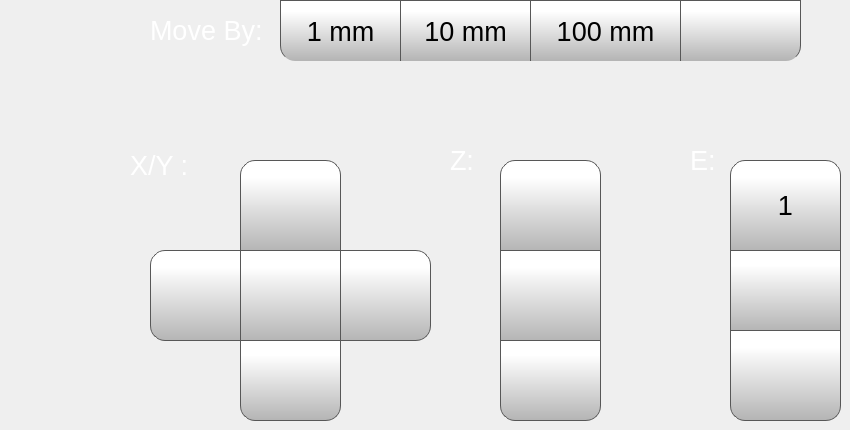
   <widget class="QWidget" name="motionTab">
    <attribute name="icon">
     <iconset resource="../resources/resource.qrc">
      <normaloff>:/Icons/img/icons/Motion.png</normaloff>:/Icons/img/icons/Motion.png</iconset>
    </attribute>
    <attribute name="title">
     <string/>
    </attribute>
    <widget class="QPushButton" name="step1mmButton">
     <property name="geometry">
      <rect>
       <x>280</x>
       <y>0</y>
       <width>121</width>
       <height>61</height>
      </rect>
     </property>
     <property name="minimumSize">
      <size>
       <width>0</width>
       <height>0</height>
      </size>
     </property>
     <property name="font">
      <font>
       <family>MS Shell Dlg 2</family>
       <pointsize>20</pointsize>
      </font>
     </property>
     <property name="styleSheet">
      <string notr="true">QPushButton {
     border: 1px solid rgb(87, 87, 87);
     border-bottom: none; /* no border for a flat push button */
border-bottom-left-radius: 15px;
	background-color: qlineargradient(spread:pad, x1:0, y1:1, x2:0, y2:0.188, stop:0 rgba(180, 180, 180, 255), stop:1 rgba(255, 255, 255, 255));
}

QPushButton:pressed {
    background-color: qlineargradient(x1: 0, y1: 0, x2: 0, y2: 1,
                                      stop: 0 #dadbde, stop: 1 #f6f7fa);
}

QPushButton:flat {
    border-bottom: none; /* no border for a flat push button */
    background-color: qlineargradient(x1: 0, y1: 0, x2: 0, y2: 1,
                                      stop: 0 #dadbde, stop: 1 #f6f7fa);
}

QPushButton:default {
    border-color: navy; /* make the default button prominent */
}

QPushButton:focus {
	outline: none;
}</string>
     </property>
     <property name="text">
      <string>1 mm</string>
     </property>
     <property name="iconSize">
      <size>
       <width>40</width>
       <height>40</height>
      </size>
     </property>
     <property name="checkable">
      <bool>false</bool>
     </property>
     <property name="autoDefault">
      <bool>false</bool>
     </property>
     <property name="default">
      <bool>false</bool>
     </property>
     <property name="flat">
      <bool>false</bool>
     </property>
    </widget>
    <widget class="QPushButton" name="step10mmButton">
     <property name="geometry">
      <rect>
       <x>400</x>
       <y>0</y>
       <width>131</width>
       <height>61</height>
      </rect>
     </property>
     <property name="minimumSize">
      <size>
       <width>0</width>
       <height>0</height>
      </size>
     </property>
     <property name="font">
      <font>
       <family>MS Shell Dlg 2</family>
       <pointsize>20</pointsize>
      </font>
     </property>
     <property name="styleSheet">
      <string notr="true">QPushButton {
     border: 1px solid rgb(87, 87, 87);
     border-bottom: none; /* no border for a flat push button */

	background-color: qlineargradient(spread:pad, x1:0, y1:1, x2:0, y2:0.188, stop:0 rgba(180, 180, 180, 255), stop:1 rgba(255, 255, 255, 255));
}

QPushButton:pressed {
    background-color: qlineargradient(x1: 0, y1: 0, x2: 0, y2: 1,
                                      stop: 0 #dadbde, stop: 1 #f6f7fa);
}

QPushButton:flat {
    border-bottom: none; /* no border for a flat push button */
    background-color: qlineargradient(x1: 0, y1: 0, x2: 0, y2: 1,
                                      stop: 0 #dadbde, stop: 1 #f6f7fa);
}

QPushButton:default {
    border-color: navy; /* make the default button prominent */
}

QPushButton:focus {
	outline: none;
}</string>
     </property>
     <property name="text">
      <string>10 mm</string>
     </property>
     <property name="iconSize">
      <size>
       <width>40</width>
       <height>40</height>
      </size>
     </property>
     <property name="checkable">
      <bool>false</bool>
     </property>
     <property name="autoDefault">
      <bool>false</bool>
     </property>
     <property name="default">
      <bool>false</bool>
     </property>
     <property name="flat">
      <bool>false</bool>
     </property>
    </widget>
    <widget class="QPushButton" name="step100mmButton">
     <property name="geometry">
      <rect>
       <x>530</x>
       <y>0</y>
       <width>151</width>
       <height>61</height>
      </rect>
     </property>
     <property name="minimumSize">
      <size>
       <width>0</width>
       <height>0</height>
      </size>
     </property>
     <property name="font">
      <font>
       <family>MS Shell Dlg 2</family>
       <pointsize>20</pointsize>
      </font>
     </property>
     <property name="styleSheet">
      <string notr="true">QPushButton {
     border: 1px solid rgb(87, 87, 87);
     border-bottom: none; /* no border for a flat push button */

	background-color: qlineargradient(spread:pad, x1:0, y1:1, x2:0, y2:0.188, stop:0 rgba(180, 180, 180, 255), stop:1 rgba(255, 255, 255, 255));
}

QPushButton:pressed {
    background-color: qlineargradient(x1: 0, y1: 0, x2: 0, y2: 1,
                                      stop: 0 #dadbde, stop: 1 #f6f7fa);
}

QPushButton:flat {
    border-bottom: none; /* no border for a flat push button */
    background-color: qlineargradient(x1: 0, y1: 0, x2: 0, y2: 1,
                                      stop: 0 #dadbde, stop: 1 #f6f7fa);
}

QPushButton:default {
    border-color: navy; /* make the default button prominent */
}

QPushButton:focus {
	outline: none;
}</string>
     </property>
     <property name="text">
      <string>100 mm</string>
     </property>
     <property name="iconSize">
      <size>
       <width>40</width>
       <height>40</height>
      </size>
     </property>
     <property name="checkable">
      <bool>true</bool>
     </property>
     <property name="checked">
      <bool>false</bool>
     </property>
     <property name="autoDefault">
      <bool>false</bool>
     </property>
     <property name="default">
      <bool>false</bool>
     </property>
     <property name="flat">
      <bool>false</bool>
     </property>
    </widget>
    <widget class="QPushButton" name="moveYPButton">
     <property name="geometry">
      <rect>
       <x>240</x>
       <y>160</y>
       <width>101</width>
       <height>91</height>
      </rect>
     </property>
     <property name="minimumSize">
      <size>
       <width>0</width>
       <height>0</height>
      </size>
     </property>
     <property name="font">
      <font>
       <family>MS Shell Dlg 2</family>
       <pointsize>20</pointsize>
      </font>
     </property>
     <property name="styleSheet">
      <string notr="true">QPushButton {
     border: 1px solid rgb(87, 87, 87);

	background-color: qlineargradient(spread:pad, x1:0, y1:1, x2:0, y2:0.188, stop:0 rgba(180, 180, 180, 255), stop:1 rgba(255, 255, 255, 255));
	border-top-left-radius: 15px;
	border-top-right-radius: 15px;
}

QPushButton:pressed {
    background-color: qlineargradient(x1: 0, y1: 0, x2: 0, y2: 1,
                                      stop: 0 #dadbde, stop: 1 #f6f7fa);
}

QPushButton:flat {
    border: none; /* no border for a flat push button */
}

QPushButton:default {
    border-color: navy; /* make the default button prominent */
}
QPushButton:focus {
	outline: none;
}</string>
     </property>
     <property name="text">
      <string/>
     </property>
     <property name="icon">
      <iconset resource="../resources/resource.qrc">
       <normaloff>:/Navigation/img/Navigation/arrows.png</normaloff>:/Navigation/img/Navigation/arrows.png</iconset>
     </property>
     <property name="iconSize">
      <size>
       <width>40</width>
       <height>40</height>
      </size>
     </property>
     <property name="checkable">
      <bool>false</bool>
     </property>
     <property name="autoDefault">
      <bool>false</bool>
     </property>
     <property name="default">
      <bool>false</bool>
     </property>
     <property name="flat">
      <bool>false</bool>
     </property>
    </widget>
    <widget class="QPushButton" name="moveYMButton">
     <property name="geometry">
      <rect>
       <x>240</x>
       <y>340</y>
       <width>101</width>
       <height>81</height>
      </rect>
     </property>
     <property name="minimumSize">
      <size>
       <width>0</width>
       <height>0</height>
      </size>
     </property>
     <property name="font">
      <font>
       <family>MS Shell Dlg 2</family>
       <pointsize>20</pointsize>
      </font>
     </property>
     <property name="styleSheet">
      <string notr="true">QPushButton {
     border: 1px solid rgb(87, 87, 87);

	background-color: qlineargradient(spread:pad, x1:0, y1:1, x2:0, y2:0.188, stop:0 rgba(180, 180, 180, 255), stop:1 rgba(255, 255, 255, 255));
	border-bottom-left-radius: 15px;
	border-bottom-right-radius: 15px;
}

QPushButton:pressed {
    background-color: qlineargradient(x1: 0, y1: 0, x2: 0, y2: 1,
                                      stop: 0 #dadbde, stop: 1 #f6f7fa);
}

QPushButton:flat {
    border: none; /* no border for a flat push button */
}

QPushButton:default {
    border-color: navy; /* make the default button prominent */
}

QPushButton:focus {
	outline: none;
}</string>
     </property>
     <property name="text">
      <string/>
     </property>
     <property name="icon">
      <iconset resource="../resources/resource.qrc">
       <normaloff>:/Navigation/img/Navigation/arrows-5.png</normaloff>:/Navigation/img/Navigation/arrows-5.png</iconset>
     </property>
     <property name="iconSize">
      <size>
       <width>40</width>
       <height>40</height>
      </size>
     </property>
     <property name="checkable">
      <bool>false</bool>
     </property>
     <property name="autoDefault">
      <bool>false</bool>
     </property>
     <property name="default">
      <bool>false</bool>
     </property>
     <property name="flat">
      <bool>false</bool>
     </property>
    </widget>
    <widget class="QPushButton" name="moveXPButton">
     <property name="geometry">
      <rect>
       <x>340</x>
       <y>250</y>
       <width>91</width>
       <height>91</height>
      </rect>
     </property>
     <property name="minimumSize">
      <size>
       <width>0</width>
       <height>0</height>
      </size>
     </property>
     <property name="font">
      <font>
       <family>MS Shell Dlg 2</family>
       <pointsize>20</pointsize>
      </font>
     </property>
     <property name="styleSheet">
      <string notr="true">QPushButton {
     border: 1px solid rgb(87, 87, 87);

	background-color: qlineargradient(spread:pad, x1:0, y1:1, x2:0, y2:0.188, stop:0 rgba(180, 180, 180, 255), stop:1 rgba(255, 255, 255, 255));
	border-top-right-radius: 15px;
	border-bottom-right-radius: 15px;
}

QPushButton:pressed {
    background-color: qlineargradient(x1: 0, y1: 0, x2: 0, y2: 1,
                                      stop: 0 #dadbde, stop: 1 #f6f7fa);
}

QPushButton:flat {
    border: none; /* no border for a flat push button */
}

QPushButton:default {
    border-color: navy; /* make the default button prominent */
}

QPushButton:focus {
	outline: none;
}</string>
     </property>
     <property name="text">
      <string/>
     </property>
     <property name="icon">
      <iconset resource="../resources/resource.qrc">
       <normaloff>:/Navigation/img/Navigation/arrows-2.png</normaloff>:/Navigation/img/Navigation/arrows-2.png</iconset>
     </property>
     <property name="iconSize">
      <size>
       <width>40</width>
       <height>40</height>
      </size>
     </property>
     <property name="checkable">
      <bool>false</bool>
     </property>
     <property name="autoDefault">
      <bool>false</bool>
     </property>
     <property name="default">
      <bool>false</bool>
     </property>
     <property name="flat">
      <bool>false</bool>
     </property>
    </widget>
    <widget class="QPushButton" name="moveXMButton">
     <property name="geometry">
      <rect>
       <x>150</x>
       <y>250</y>
       <width>91</width>
       <height>91</height>
      </rect>
     </property>
     <property name="minimumSize">
      <size>
       <width>0</width>
       <height>0</height>
      </size>
     </property>
     <property name="font">
      <font>
       <family>MS Shell Dlg 2</family>
       <pointsize>20</pointsize>
      </font>
     </property>
     <property name="styleSheet">
      <string notr="true">QPushButton {
     border: 1px solid rgb(87, 87, 87);

	background-color: qlineargradient(spread:pad, x1:0, y1:1, x2:0, y2:0.188, stop:0 rgba(180, 180, 180, 255), stop:1 rgba(255, 255, 255, 255));
	border-top-left-radius: 15px;
	border-bottom-left-radius: 15px;
}

QPushButton:pressed {
    background-color: qlineargradient(x1: 0, y1: 0, x2: 0, y2: 1,
                                      stop: 0 #dadbde, stop: 1 #f6f7fa);
}

QPushButton:flat {
    border: none; /* no border for a flat push button */
}

QPushButton:default {
    border-color: navy; /* make the default button prominent */
}

QPushButton:focus {
	outline: none;
}</string>
     </property>
     <property name="text">
      <string/>
     </property>
     <property name="icon">
      <iconset resource="../resources/resource.qrc">
       <normaloff>:/Navigation/img/Navigation/arrows-4.png</normaloff>:/Navigation/img/Navigation/arrows-4.png</iconset>
     </property>
     <property name="iconSize">
      <size>
       <width>40</width>
       <height>40</height>
      </size>
     </property>
     <property name="checkable">
      <bool>false</bool>
     </property>
     <property name="autoDefault">
      <bool>false</bool>
     </property>
     <property name="default">
      <bool>false</bool>
     </property>
     <property name="flat">
      <bool>false</bool>
     </property>
    </widget>
    <widget class="QPushButton" name="homeXYButton">
     <property name="geometry">
      <rect>
       <x>240</x>
       <y>250</y>
       <width>101</width>
       <height>91</height>
      </rect>
     </property>
     <property name="minimumSize">
      <size>
       <width>0</width>
       <height>0</height>
      </size>
     </property>
     <property name="font">
      <font>
       <family>MS Shell Dlg 2</family>
       <pointsize>20</pointsize>
      </font>
     </property>
     <property name="styleSheet">
      <string notr="true">QPushButton {
     border: 1px solid rgb(87, 87, 87);

	background-color: qlineargradient(spread:pad, x1:0, y1:1, x2:0, y2:0.188, stop:0 rgba(180, 180, 180, 255), stop:1 rgba(255, 255, 255, 255));
}

QPushButton:pressed {
    background-color: qlineargradient(x1: 0, y1: 0, x2: 0, y2: 1,
                                      stop: 0 #dadbde, stop: 1 #f6f7fa);
}

QPushButton:flat {
    border: none; /* no border for a flat push button */
}

QPushButton:default {
    border-color: navy; /* make the default button prominent */
}

QPushButton:focus {
	outline: none;
}</string>
     </property>
     <property name="text">
      <string/>
     </property>
     <property name="icon">
      <iconset resource="../resources/resource.qrc">
       <normaloff>:/Icons/img/icons/home-icon-silhouette.png</normaloff>:/Icons/img/icons/home-icon-silhouette.png</iconset>
     </property>
     <property name="iconSize">
      <size>
       <width>40</width>
       <height>40</height>
      </size>
     </property>
     <property name="checkable">
      <bool>false</bool>
     </property>
     <property name="autoDefault">
      <bool>false</bool>
     </property>
     <property name="default">
      <bool>false</bool>
     </property>
     <property name="flat">
      <bool>false</bool>
     </property>
    </widget>
    <widget class="QPushButton" name="homeZButton">
     <property name="geometry">
      <rect>
       <x>500</x>
       <y>250</y>
       <width>101</width>
       <height>91</height>
      </rect>
     </property>
     <property name="minimumSize">
      <size>
       <width>0</width>
       <height>0</height>
      </size>
     </property>
     <property name="font">
      <font>
       <family>MS Shell Dlg 2</family>
       <pointsize>20</pointsize>
      </font>
     </property>
     <property name="styleSheet">
      <string notr="true">QPushButton {
     border: 1px solid rgb(87, 87, 87);

	background-color: qlineargradient(spread:pad, x1:0, y1:1, x2:0, y2:0.188, stop:0 rgba(180, 180, 180, 255), stop:1 rgba(255, 255, 255, 255));
}

QPushButton:pressed {
    background-color: qlineargradient(x1: 0, y1: 0, x2: 0, y2: 1,
                                      stop: 0 #dadbde, stop: 1 #f6f7fa);
}

QPushButton:flat {
    border: none; /* no border for a flat push button */
}

QPushButton:default {
    border-color: navy; /* make the default button prominent */
}

QPushButton:focus {
	outline: none;
}</string>
     </property>
     <property name="text">
      <string/>
     </property>
     <property name="icon">
      <iconset resource="../resources/resource.qrc">
       <normaloff>:/Icons/img/icons/home-icon-silhouette.png</normaloff>:/Icons/img/icons/home-icon-silhouette.png</iconset>
     </property>
     <property name="iconSize">
      <size>
       <width>40</width>
       <height>40</height>
      </size>
     </property>
     <property name="checkable">
      <bool>false</bool>
     </property>
     <property name="autoDefault">
      <bool>false</bool>
     </property>
     <property name="default">
      <bool>false</bool>
     </property>
     <property name="flat">
      <bool>false</bool>
     </property>
    </widget>
    <widget class="QPushButton" name="motorOffButton">
     <property name="geometry">
      <rect>
       <x>680</x>
       <y>0</y>
       <width>121</width>
       <height>61</height>
      </rect>
     </property>
     <property name="minimumSize">
      <size>
       <width>0</width>
       <height>0</height>
      </size>
     </property>
     <property name="font">
      <font>
       <family>MS Shell Dlg 2</family>
       <pointsize>20</pointsize>
      </font>
     </property>
     <property name="styleSheet">
      <string notr="true">QPushButton {
     border: 1px solid rgb(87, 87, 87);
     border-bottom: none; /* no border for a flat push button */
 border-bottom-right-radius: 15px;
	background-color: qlineargradient(spread:pad, x1:0, y1:1, x2:0, y2:0.188, stop:0 rgba(180, 180, 180, 255), stop:1 rgba(255, 255, 255, 255));
}

QPushButton:pressed {
    background-color: qlineargradient(x1: 0, y1: 0, x2: 0, y2: 1,
                                      stop: 0 #dadbde, stop: 1 #f6f7fa);
}

QPushButton:flat {
}

QPushButton:default {
    border-color: navy; /* make the default button prominent */
}

QPushButton:focus {
	outline: none;
}</string>
     </property>
     <property name="text">
      <string/>
     </property>
     <property name="icon">
      <iconset resource="../resources/resource.qrc">
       <normaloff>:/Icons/img/icons/motor.png</normaloff>:/Icons/img/icons/motor.png</iconset>
     </property>
     <property name="iconSize">
      <size>
       <width>40</width>
       <height>40</height>
      </size>
     </property>
     <property name="checkable">
      <bool>false</bool>
     </property>
     <property name="autoDefault">
      <bool>false</bool>
     </property>
     <property name="default">
      <bool>false</bool>
     </property>
     <property name="flat">
      <bool>false</bool>
     </property>
    </widget>
    <widget class="QPushButton" name="moveZMButton">
     <property name="geometry">
      <rect>
       <x>500</x>
       <y>160</y>
       <width>101</width>
       <height>91</height>
      </rect>
     </property>
     <property name="minimumSize">
      <size>
       <width>0</width>
       <height>0</height>
      </size>
     </property>
     <property name="font">
      <font>
       <family>MS Shell Dlg 2</family>
       <pointsize>20</pointsize>
      </font>
     </property>
     <property name="styleSheet">
      <string notr="true">QPushButton {
     border: 1px solid rgb(87, 87, 87);

	background-color: qlineargradient(spread:pad, x1:0, y1:1, x2:0, y2:0.188, stop:0 rgba(180, 180, 180, 255), stop:1 rgba(255, 255, 255, 255));
	border-top-left-radius: 15px;
	border-top-right-radius: 15px;
}

QPushButton:pressed {
    background-color: qlineargradient(x1: 0, y1: 0, x2: 0, y2: 1,
                                      stop: 0 #dadbde, stop: 1 #f6f7fa);
}

QPushButton:flat {
    border: none; /* no border for a flat push button */
}

QPushButton:default {
    border-color: navy; /* make the default button prominent */
}

QPushButton:focus {
	outline: none;
}</string>
     </property>
     <property name="text">
      <string/>
     </property>
     <property name="icon">
      <iconset resource="../resources/resource.qrc">
       <normaloff>:/Navigation/img/Navigation/arrows.png</normaloff>:/Navigation/img/Navigation/arrows.png</iconset>
     </property>
     <property name="iconSize">
      <size>
       <width>40</width>
       <height>40</height>
      </size>
     </property>
     <property name="checkable">
      <bool>false</bool>
     </property>
     <property name="autoDefault">
      <bool>false</bool>
     </property>
     <property name="default">
      <bool>false</bool>
     </property>
     <property name="flat">
      <bool>false</bool>
     </property>
    </widget>
    <widget class="QPushButton" name="moveZPButton">
     <property name="geometry">
      <rect>
       <x>500</x>
       <y>340</y>
       <width>101</width>
       <height>81</height>
      </rect>
     </property>
     <property name="minimumSize">
      <size>
       <width>0</width>
       <height>0</height>
      </size>
     </property>
     <property name="font">
      <font>
       <family>MS Shell Dlg 2</family>
       <pointsize>20</pointsize>
      </font>
     </property>
     <property name="styleSheet">
      <string notr="true">QPushButton {
     border: 1px solid rgb(87, 87, 87);

	background-color: qlineargradient(spread:pad, x1:0, y1:1, x2:0, y2:0.188, stop:0 rgba(180, 180, 180, 255), stop:1 rgba(255, 255, 255, 255));
	border-bottom-left-radius: 15px;
	border-bottom-right-radius: 15px;
}

QPushButton:pressed {
    background-color: qlineargradient(x1: 0, y1: 0, x2: 0, y2: 1,
                                      stop: 0 #dadbde, stop: 1 #f6f7fa);
}

QPushButton:flat {
    border: none; /* no border for a flat push button */
}

QPushButton:default {
    border-color: navy; /* make the default button prominent */
}

QPushButton:focus {
	outline: none;
}</string>
     </property>
     <property name="text">
      <string/>
     </property>
     <property name="icon">
      <iconset resource="../resources/resource.qrc">
       <normaloff>:/Navigation/img/Navigation/arrows-5.png</normaloff>:/Navigation/img/Navigation/arrows-5.png</iconset>
     </property>
     <property name="iconSize">
      <size>
       <width>40</width>
       <height>40</height>
      </size>
     </property>
     <property name="checkable">
      <bool>false</bool>
     </property>
     <property name="autoDefault">
      <bool>false</bool>
     </property>
     <property name="default">
      <bool>false</bool>
     </property>
     <property name="flat">
      <bool>false</bool>
     </property>
    </widget>
    <widget class="QLabel" name="XYLabel">
     <property name="geometry">
      <rect>
       <x>130</x>
       <y>150</y>
       <width>81</width>
       <height>31</height>
      </rect>
     </property>
     <property name="font">
      <font>
       <family>MS Shell Dlg 2</family>
       <pointsize>20</pointsize>
       <weight>50</weight>
       <bold>false</bold>
      </font>
     </property>
     <property name="styleSheet">
      <string notr="true">color: rgb(255, 255, 255);</string>
     </property>
     <property name="text">
      <string>X/Y :</string>
     </property>
    </widget>
    <widget class="QLabel" name="ZLabel">
     <property name="geometry">
      <rect>
       <x>450</x>
       <y>140</y>
       <width>31</width>
       <height>41</height>
      </rect>
     </property>
     <property name="font">
      <font>
       <family>MS Shell Dlg 2</family>
       <pointsize>20</pointsize>
       <weight>50</weight>
       <bold>false</bold>
      </font>
     </property>
     <property name="styleSheet">
      <string notr="true">color: rgb(255, 255, 255);</string>
     </property>
     <property name="text">
      <string>Z:</string>
     </property>
    </widget>
    <widget class="QPushButton" name="retractButton">
     <property name="geometry">
      <rect>
       <x>730</x>
       <y>330</y>
       <width>111</width>
       <height>91</height>
      </rect>
     </property>
     <property name="minimumSize">
      <size>
       <width>0</width>
       <height>0</height>
      </size>
     </property>
     <property name="font">
      <font>
       <family>MS Shell Dlg 2</family>
       <pointsize>20</pointsize>
      </font>
     </property>
     <property name="styleSheet">
      <string notr="true">QPushButton {
     border: 1px solid rgb(87, 87, 87);

	background-color: qlineargradient(spread:pad, x1:0, y1:1, x2:0, y2:0.188, stop:0 rgba(180, 180, 180, 255), stop:1 rgba(255, 255, 255, 255));
	border-bottom-left-radius: 15px;
	border-bottom-right-radius: 15px;
}

QPushButton:pressed {
    background-color: qlineargradient(x1: 0, y1: 0, x2: 0, y2: 1,
                                      stop: 0 #dadbde, stop: 1 #f6f7fa);
}

QPushButton:flat {
    border: none; /* no border for a flat push button */
}

QPushButton:default {
    border-color: navy; /* make the default button prominent */
}

QPushButton:focus {
	outline: none;
}</string>
     </property>
     <property name="text">
      <string/>
     </property>
     <property name="icon">
      <iconset resource="../resources/resource.qrc">
       <normaloff>:/Navigation/img/Navigation/remove.png</normaloff>:/Navigation/img/Navigation/remove.png</iconset>
     </property>
     <property name="iconSize">
      <size>
       <width>40</width>
       <height>40</height>
      </size>
     </property>
     <property name="checkable">
      <bool>false</bool>
     </property>
     <property name="autoDefault">
      <bool>false</bool>
     </property>
     <property name="default">
      <bool>false</bool>
     </property>
     <property name="flat">
      <bool>false</bool>
     </property>
    </widget>
    <widget class="QPushButton" name="extruderButton">
     <property name="geometry">
      <rect>
       <x>730</x>
       <y>250</y>
       <width>111</width>
       <height>81</height>
      </rect>
     </property>
     <property name="minimumSize">
      <size>
       <width>0</width>
       <height>0</height>
      </size>
     </property>
     <property name="font">
      <font>
       <family>MS Shell Dlg 2</family>
       <pointsize>20</pointsize>
      </font>
     </property>
     <property name="styleSheet">
      <string notr="true">QPushButton {
     border: 1px solid rgb(87, 87, 87);

	background-color: qlineargradient(spread:pad, x1:0, y1:1, x2:0, y2:0.188, stop:0 rgba(180, 180, 180, 255), stop:1 rgba(255, 255, 255, 255));

}

QPushButton:pressed {
    background-color: qlineargradient(x1: 0, y1: 0, x2: 0, y2: 1,
                                      stop: 0 #dadbde, stop: 1 #f6f7fa);
}

QPushButton:flat {
    border: none; /* no border for a flat push button */
}

QPushButton:default {
    border-color: navy; /* make the default button prominent */
}

QPushButton:focus {
	outline: none;
}</string>
     </property>
     <property name="text">
      <string/>
     </property>
     <property name="icon">
      <iconset resource="../resources/resource.qrc">
       <normaloff>:/Navigation/img/Navigation/add.png</normaloff>:/Navigation/img/Navigation/add.png</iconset>
     </property>
     <property name="iconSize">
      <size>
       <width>40</width>
       <height>40</height>
      </size>
     </property>
     <property name="checkable">
      <bool>false</bool>
     </property>
     <property name="autoDefault">
      <bool>false</bool>
     </property>
     <property name="default">
      <bool>false</bool>
     </property>
     <property name="flat">
      <bool>false</bool>
     </property>
    </widget>
    <widget class="QLabel" name="ELabel">
     <property name="geometry">
      <rect>
       <x>690</x>
       <y>140</y>
       <width>31</width>
       <height>41</height>
      </rect>
     </property>
     <property name="font">
      <font>
       <family>MS Shell Dlg 2</family>
       <pointsize>20</pointsize>
       <weight>50</weight>
       <bold>false</bold>
      </font>
     </property>
     <property name="styleSheet">
      <string notr="true">color: rgb(255, 255, 255);</string>
     </property>
     <property name="text">
      <string>E:</string>
     </property>
    </widget>
    <widget class="QLabel" name="moveByLabel">
     <property name="geometry">
      <rect>
       <x>150</x>
       <y>10</y>
       <width>121</width>
       <height>41</height>
      </rect>
     </property>
     <property name="font">
      <font>
       <family>MS Shell Dlg 2</family>
       <pointsize>20</pointsize>
       <weight>50</weight>
       <bold>false</bold>
      </font>
     </property>
     <property name="styleSheet">
      <string notr="true">color: rgb(255, 255, 255);</string>
     </property>
     <property name="text">
      <string>Move By:</string>
     </property>
    </widget>
    <widget class="QPushButton" name="toolToggleMotionButton">
     <property name="geometry">
      <rect>
       <x>730</x>
       <y>160</y>
       <width>111</width>
       <height>91</height>
      </rect>
     </property>
     <property name="minimumSize">
      <size>
       <width>0</width>
       <height>0</height>
      </size>
     </property>
     <property name="font">
      <font>
       <family>MS Shell Dlg 2</family>
       <pointsize>20</pointsize>
      </font>
     </property>
     <property name="styleSheet">
      <string notr="true">QPushButton {
     border: 1px solid rgb(87, 87, 87);
 border-top-right-radius:15px;
 border-top-left-radius:15px;
	background-color: qlineargradient(spread:pad, x1:0, y1:1, x2:0, y2:0.188, stop:0 rgba(180, 180, 180, 255), stop:1 rgba(255, 255, 255, 255));
}

QPushButton:pressed {
    background-color: qlineargradient(x1: 0, y1: 0, x2: 0, y2: 1,
                                      stop: 0 #dadbde, stop: 1 #f6f7fa);
}

QPushButton:flat {
    border: none; /* no border for a flat push button */
}

QPushButton:default {
    border-color: navy; /* make the default button prominent */
}

QPushButton:focus {
	outline: none;
}</string>
     </property>
     <property name="text">
      <string>1</string>
     </property>
     <property name="icon">
      <iconset resource="../resources/resource.qrc">
       <normaloff>:/Icons/img/icons/NozzleSelect.png</normaloff>:/Icons/img/icons/NozzleSelect.png</iconset>
     </property>
     <property name="iconSize">
      <size>
       <width>40</width>
       <height>40</height>
      </size>
     </property>
     <property name="checkable">
      <bool>true</bool>
     </property>
     <property name="checked">
      <bool>false</bool>
     </property>
     <property name="autoDefault">
      <bool>false</bool>
     </property>
     <property name="default">
      <bool>false</bool>
     </property>
     <property name="flat">
      <bool>false</bool>
     </property>
    </widget>
    <zorder>moveByLabel</zorder>
    <zorder>step1mmButton</zorder>
    <zorder>step10mmButton</zorder>
    <zorder>step100mmButton</zorder>
    <zorder>moveYPButton</zorder>
    <zorder>moveYMButton</zorder>
    <zorder>moveXPButton</zorder>
    <zorder>moveXMButton</zorder>
    <zorder>homeXYButton</zorder>
    <zorder>homeZButton</zorder>
    <zorder>motorOffButton</zorder>
    <zorder>moveZMButton</zorder>
    <zorder>moveZPButton</zorder>
    <zorder>XYLabel</zorder>
    <zorder>ZLabel</zorder>
    <zorder>retractButton</zorder>
    <zorder>extruderButton</zorder>
    <zorder>ELabel</zorder>
    <zorder>toolToggleMotionButton</zorder>
   </widget>
